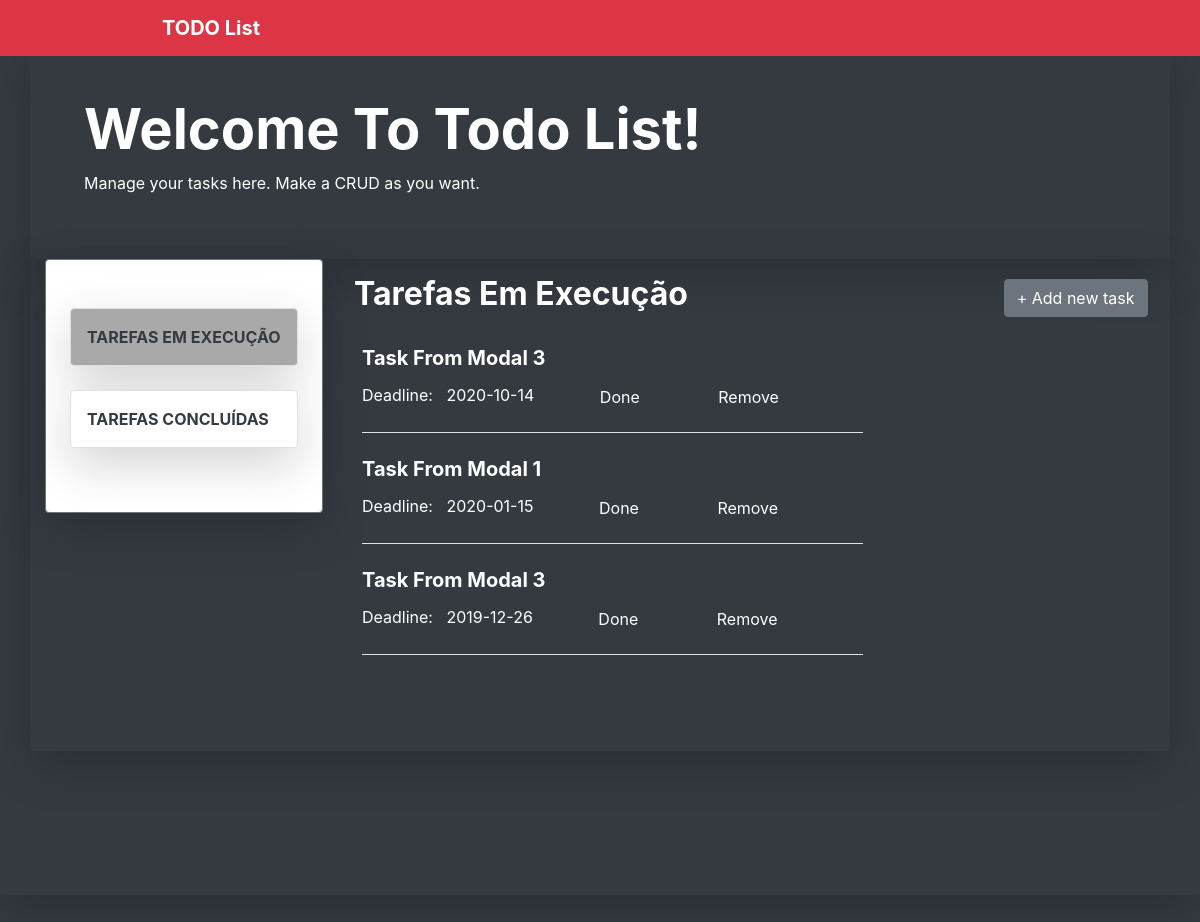
Page /task_doing on the earlier database version.
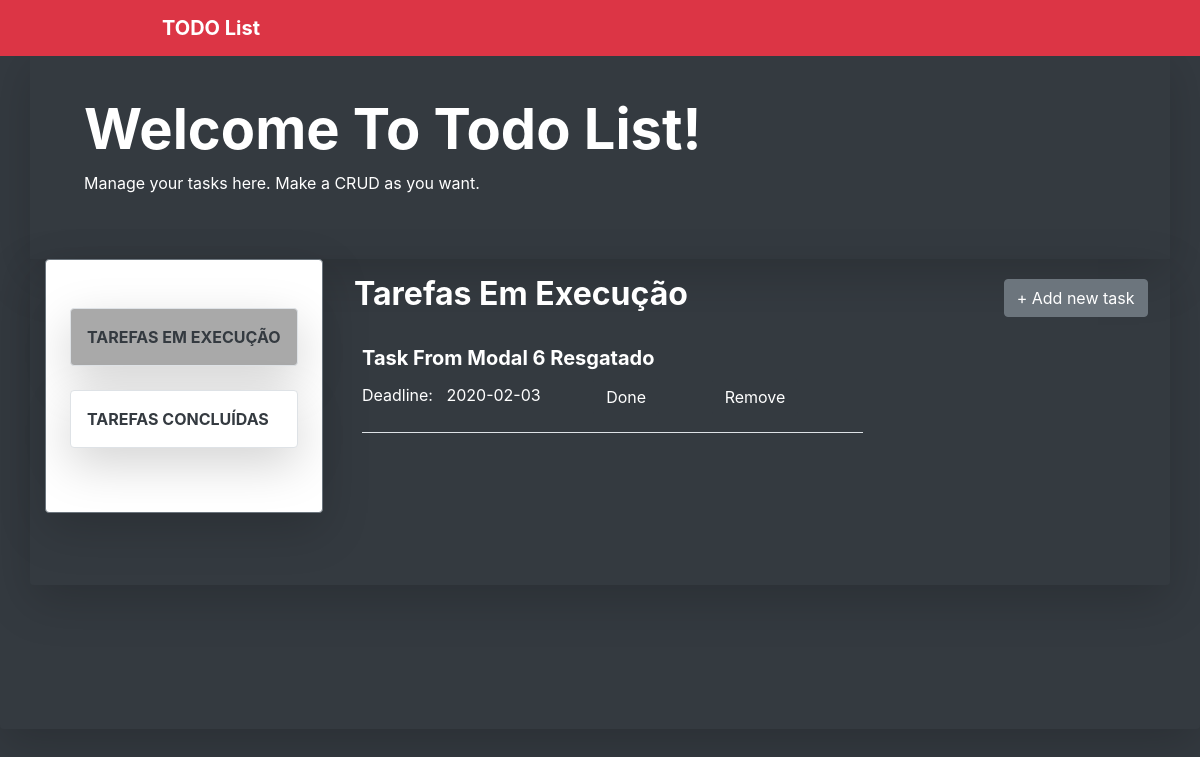
Same page on the later database version.
### app/models/tables.py (models this page shows, shortened)
class Task(db.Model):
    __tablename__ = 'tasks'
    id = db.Column(db.Integer, primary_key=True)
    task_name = db.Column(db.String)
    description = db.Column(db.Text)
    start_date = db.Column(
        db.String,
        server_default=db.func.now(),
        nullable=False
    )
    done_status = db.Column(db.Boolean, default=False)
    deadline = db.Column(db.String, nullable=True)
    user_id = db.Column(db.Integer, db.ForeignKey('users.id'))
    task_owner = db.relationship('User', foreign_keys=user_id)

### app/controllers/default.py (the view)
@app.route('/task_doing', methods=['GET', 'POST'])
def task_doing():
    task_form = TaskForm()
    tasks = Task.query.all()
    return render_template(
        'task_doing.html',
        tasks=tasks,
        task_form=task_form
    )

### app/templates/task_doing.html (shortened to what this page needs)
{% extends 'base-dashboard.html' %}
{% block content %}
<main role="main" class="shadow-lg bg-dark rounded">
    <div class="shadow-lg container bg-dark text-white py-5">
        <div class="container ml-4">
           <h1 class="display-4 font-weight-bolder text-capitalize">Welcome to todo list!</h1>
           <p>Manage your tasks here. Make a CRUD as you want.</p>
        </div>
    </div>
    <div class="shadow-lg container  w-100 row mx-auto rounded">
        <div class="shadow-lg w-25 row border border-secondary py-5 mb-auto ml-0 bg-white rounded">
            <div class="list-group rounded mx-auto my-auto">
                <a id="active_doing" class="shadow-lg border list-group-item list-group-item-action text-dark font-weight-bolder text-uppercase p-3 mb-4 rounded" href="{{ url_for('task_doing') }}">tarefas em execução</a>
                <a class="shadow-lg border list-group-item list-group-item-action text-dark font-weight-bolder text-uppercase p-3 mb-3 rounded"  href="{{ url_for('task_done') }}">tarefas concluídas</a>
            </div>
        </div>
        <div class="w-75 mx-auto">
            <div id="btn-add" class="text-white font-weight-bold">
                <button type="button" class="btn btn-secondary" data-toggle="modal" data-target="#myModal">
                    &plus; Add new task
                </button>
            </div>
            <div id="all-task" class=" row col col-sm-8 col-md-8 col-lg-8 col-xl-8 text-white text-capitalize ml-2">
                <h2 class="display-7 text-white text-capitalize font-weight-bolder mb-3 p-3">Tarefas em execução</h2>
                {% for t in tasks[::-1] %}
                    {% if t.done_status == False and t.deadline != None %}
                        <div class="ml-4 text-white text-capitalize w-100 border-bottom mb-4">
                            <a title="Click to update this task" class="text-decoration-none text-white" href="{{ url_for('task_pre_update', task_id=t.id) }}">
                                <h5><strong>{{ t.task_name }}</strong></h5>
                            </a>
                            <p class="d-inline">Deadline: &nbsp; {{ t.deadline }}
                              <form method="POST" action="{{ url_for('task_done') }}" class="d-inline ml-5" >
                                <button type="submit" class="btn btn-dark">Done</button>
                              </form>
                              <form method="POST" action="{{ url_for('task_delete') }}" class="d-inline ml-5" >
                                <button type="submit" class="btn btn-dark">Remove</button>
                              </form>
                            </p>
                        </div>
                    {% endif %}
                {% endfor %}
            </div>
        </div>
        <div class="container">
        </div>
        <br><br><br>
    </div>
    <br><br><br>
    <br><br><br>
</main>
{% endblock %}

### app/templates/base-dashboard.html (shortened to what this page needs)
<!doctype html>
<html lang="pt-br">
<head>
    <link
        href="{{ url_for('static', filename='css/bootstrap.min.css') }}"
        rel="stylesheet"
>
    <link href="{{ url_for('static', filename='css/mystyle.css') }}"
        rel="stylesheet" >
</head>
<body class="my-0 mx-auto py-0 bg-dark">
    <nav class="navbar navbar-expand-md fixed-top bg-danger ">
        <a class="navbar-brand w-75 mx-auto text-decoration-none text-white font-weight-bolder " href="#">TODO List</a>
    </nav><br><br>
    {% block content %}
    {% endblock %}
    <br><br><br>
    <br><br><br>
</body>
</html>

### app/static/css/mystyle.css (style rules this page uses)
div#btn-add { position: relative; float: right; margin: 20px auto; }
a#active_doing { background-color: darkgrey; color: #ffffff; }

Differences in the rows shown:
removed Task: task_name "Task From Modal 1", deadline "2020-01-15"
removed Task: task_name "Task From Modal 3", deadline "2019-12-26"
changed Task: task_name "Task From Modal 3" → "Task From Modal 6 Resgatado"; deadline "2020-10-14" → "2020-02-03"
